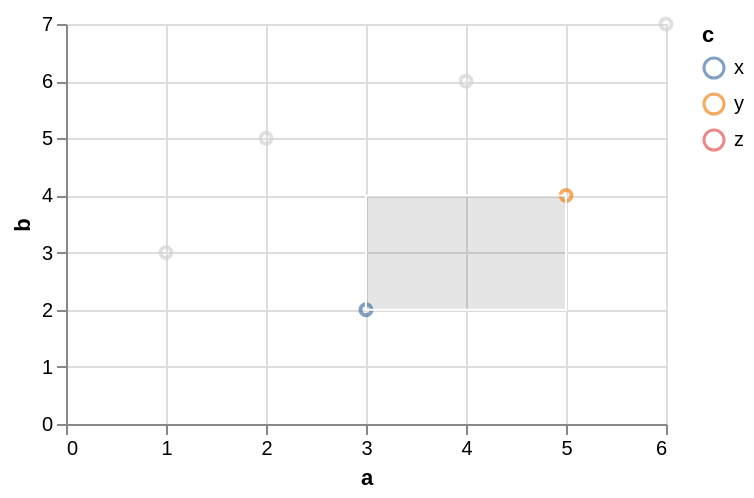

Vega-Lite specification for this chart:
### Vega-Lite specification from a JSON file in a GitHub repository (floating-point values rounded to 4 significant figures)
{"$schema": "https://vega.github.io/schema/vega-lite/v6.json", "data": {"values": [{"a": 1, "b": 3, "c": "x", "d": "2020-01-01"}, {"a": 2, "b": 5, "c": "y", "d": "2020-03-01"}, {"a": 3, "b": 2, "c": "x", "d": "2020-06-01"}, {"a": 4, "b": 6, "c": "z", "d": "2020-09-01"}, {"a": 5, "b": 4, "c": "y", "d": "2021-01-01"}, {"a": 6, "b": 7, "c": "z", "d": "2021-04-01"}]}, "width": 300, "height": 200, "params": [{"name": "brush", "select": {"type": "interval", "on": "[pointerdown[event.shiftKey], pointerup] > pointermove", "clear": "pointerup"}, "value": {"x": [3, 5], "y": [2, 4]}}], "mark": "point", "encoding": {"x": {"field": "a", "type": "quantitative"}, "y": {"field": "b", "type": "quantitative"}, "color": {"condition": {"param": "brush", "field": "c", "type": "nominal"}, "value": "lightgray"}}}
